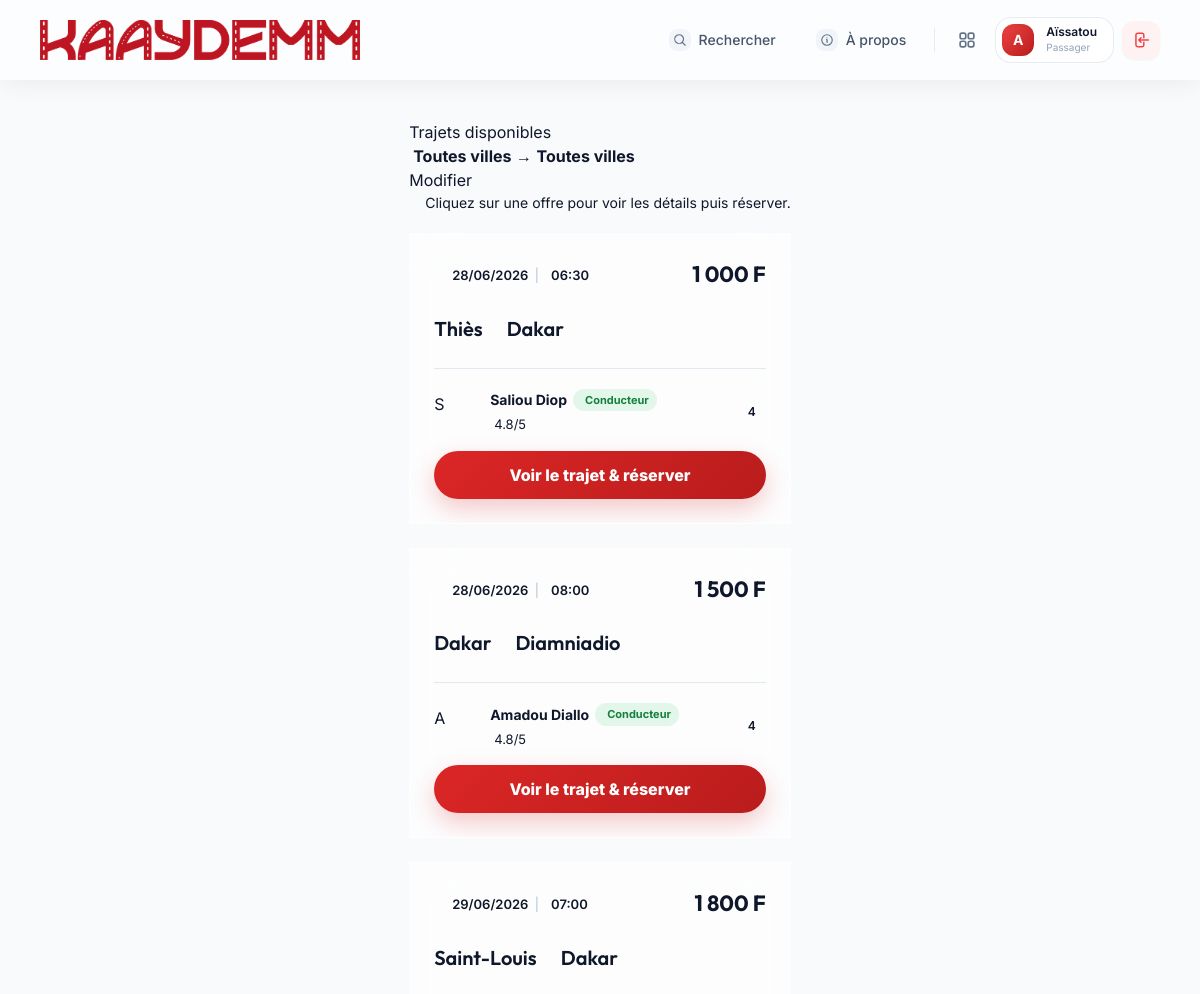
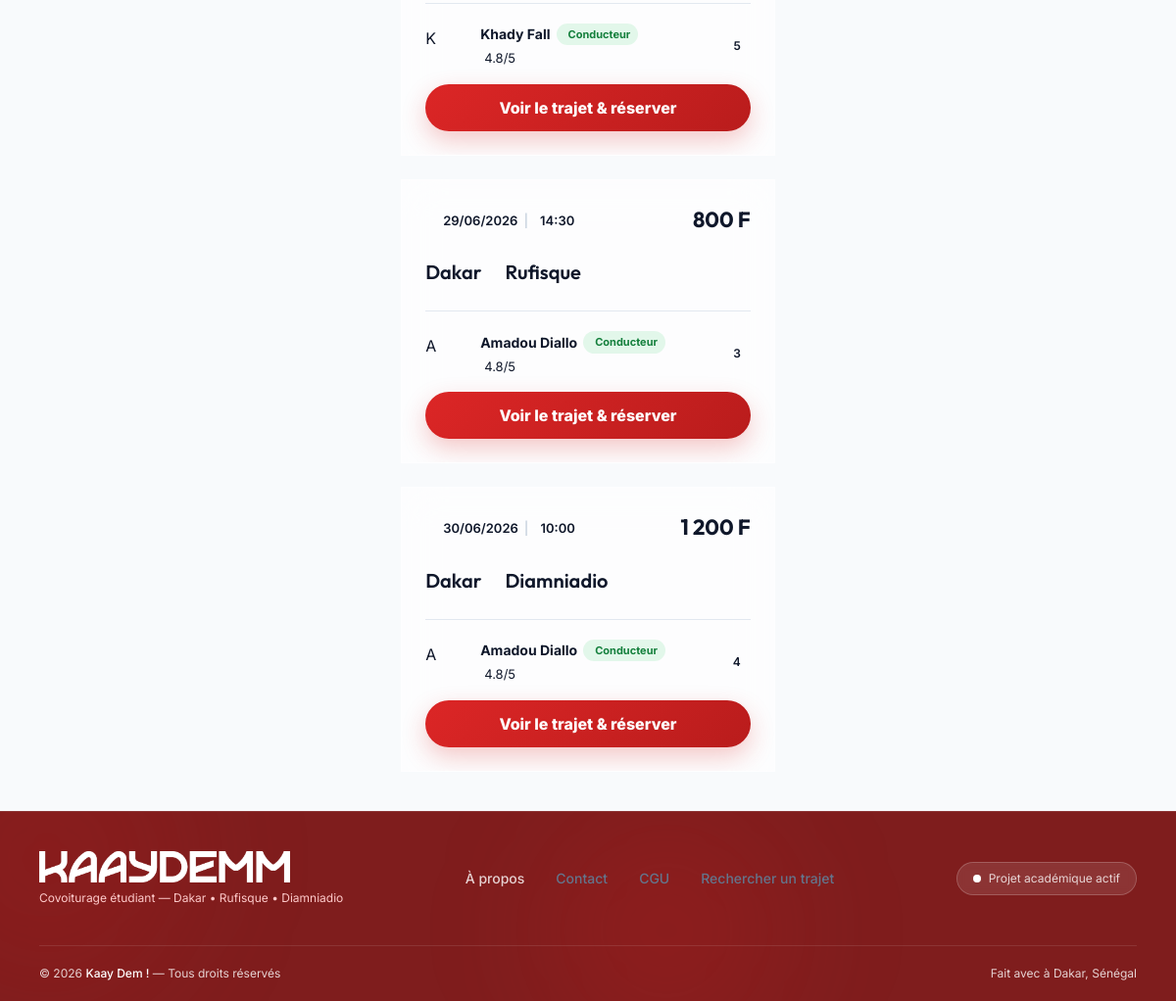
Page /public/trajets/resultats (signed in) on the committed database (2 pictures, top to bottom).
### tables this page shows
CREATE TABLE trajets (
    id INT AUTO_INCREMENT PRIMARY KEY,
    conducteur_id INT NOT NULL,
    vehicule_id INT NOT NULL,
    ville_depart VARCHAR(100) NOT NULL,
    point_depart VARCHAR(150) NULL,
    ville_arrivee VARCHAR(100) NOT NULL,
    point_arrivee VARCHAR(150) NULL,
    date_trajet DATE NOT NULL,
    heure_depart TIME NOT NULL,
    prix_par_place DECIMAL(10, 2) NOT NULL,
    places_disponibles INT NOT NULL,
    places_totales INT NOT NULL,
    description TEXT NULL,
    climatisation BOOLEAN DEFAULT FALSE,
    musique BOOLEAN DEFAULT TRUE,
    fumeur BOOLEAN DEFAULT FALSE,
    statut ENUM('planifie', 'en_cours', 'termine', 'annule') DEFAULT 'planifie',
    date_creation DATETIME DEFAULT CURRENT_TIMESTAMP,
    FOREIGN KEY (conducteur_id) REFERENCES utilisateurs(id) ON DELETE CASCADE,
    FOREIGN KEY (vehicule_id) REFERENCES vehicules(id) ON DELETE RESTRICT
);

CREATE TABLE utilisateurs (
    id INT AUTO_INCREMENT PRIMARY KEY,
    nom VARCHAR(100) NOT NULL,
    prenom VARCHAR(100) NOT NULL,
    email VARCHAR(150) NOT NULL UNIQUE,
    telephone VARCHAR(20) NOT NULL,
    mot_de_passe VARCHAR(255) NOT NULL,
    photo_profil VARCHAR(255) DEFAULT 'default-avatar.png',
    role ENUM('passager', 'conducteur', 'admin') DEFAULT 'passager',
    est_conducteur_valide BOOLEAN DEFAULT FALSE,
    date_inscription DATETIME DEFAULT CURRENT_TIMESTAMP,
    statut ENUM('actif', 'suspendu') DEFAULT 'actif'
);

### app/controllers/TrajetController.php (called while the page is built, shortened)
<?php
class TrajetController extends Controller {
    private $trajetModel;
    public function __construct() {
        $this->trajetModel = $this->model('Trajet');
    }
    public function searchResults() {
        $depart = isset($_GET['depart']) ? trim($_GET['depart']) : '';
        $arrivee = isset($_GET['arrivee']) ? trim($_GET['arrivee']) : '';
        $date = isset($_GET['date']) ? trim($_GET['date']) : '';
        $prix_min = isset($_GET['prix_min']) ? trim($_GET['prix_min']) : '';
        $prix_max = isset($_GET['prix_max']) ? trim($_GET['prix_max']) : '';
        $places_min = isset($_GET['places_min']) ? trim($_GET['places_min']) : '';
        $places_max = isset($_GET['places_max']) ? trim($_GET['places_max']) : '';
        $page = isset($_GET['page']) ? (int)$_GET['page'] : 1;
        $result = $this->trajetModel->search($depart, $arrivee, $date, $prix_min, $prix_max, $places_min, $places_max, $page, 8);
        $data = [
            'titre' => 'Résultats de recherche',
            'depart' => $depart,
            'arrivee' => $arrivee,
            'date' => $date,
            'prix_min' => $prix_min,
            'prix_max' => $prix_max,
            'places_min' => $places_min,
            'places_max' => $places_max,
            'trajets' => $result['trajets'],
            'pagination' => $result['pagination']
        ];
        $this->render('trajets/resultats', $data);
    }
}

### public/index.php (called while the page is built, shortened)
<?php
require_once '../app/core/Database.php';
require_once '../app/core/Router.php';
$router = new Router();
$router->get('/', 'HomeController', 'index');
$router->get('/a-propos', 'HomeController', 'about');
$router->get('/contact', 'HomeController', 'contact');
$router->get('/auth/connexion', 'AuthController', 'loginForm');
$router->post('/auth/connexion', 'AuthController', 'login');
$router->get('/auth/inscription', 'AuthController', 'registerForm');
$router->post('/auth/inscription', 'AuthController', 'register');
$router->get('/auth/deconnexion', 'AuthController', 'logout');
$router->get('/trajets/recherche', 'TrajetController', 'searchForm');
$router->get('/trajets/resultats', 'TrajetController', 'searchResults');
$router->get('/trajets/detail/{id}', 'TrajetController', 'detail');
$router->get('/passager/dashboard', 'PassagerController', 'dashboard');
$router->get('/passager/reservations', 'PassagerController', 'reservations');
$router->get('/passager/reservation/{id}', 'PassagerController', 'reservation');
$router->get('/passager/reserver/{trajet_id}', 'PassagerController', 'reserverTrajet');
$router->post('/passager/reserver/{trajet_id}', 'PassagerController', 'reserverTrajet');
$router->get('/conducteur/dashboard', 'ConducteurController', 'dashboard');
$router->get('/conducteur/trajets', 'ConducteurController', 'mesTrajets');
$router->get('/conducteur/trajets/nouveau', 'ConducteurController', 'nouveauTrajetForm');
$router->post('/conducteur/trajets/nouveau', 'ConducteurController', 'creerTrajet');
$router->get('/conducteur/vehicule/nouveau', 'ConducteurController', 'nouveauVehiculeForm');
$router->post('/conducteur/vehicule/nouveau', 'ConducteurController', 'creerVehicule');
$router->post('/conducteur/trajet/{trajet_id}/annuler', 'ConducteurController', 'annulerTrajet');
$router->get('/conducteur/reservations', 'ConducteurController', 'reservations');
$router->post('/conducteur/reservation/{reservation_id}/accept', 'ConducteurController', 'acceptReservation');
$router->post('/conducteur/reservation/{reservation_id}/reject', 'ConducteurController', 'rejectReservation');
$router->get('/profil', 'ProfilController', 'index');
$router->get('/admin/dashboard', 'AdminController', 'dashboard');
$router->get('/admin/trajets', 'AdminController', 'trajets');
$router->post('/admin/validerConducteur/{id}', 'AdminController', 'validerConducteur');
$router->post('/admin/refuserConducteur/{id}', 'AdminController', 'refuserConducteur');
$router->get('/passager/devenirConducteur', 'PassagerController', 'devenirConducteurForm');
$router->post('/passager/devenirConducteur', 'PassagerController', 'devenirConducteur');
$uri = $_SERVER['REQUEST_URI'];
$method = $_SERVER['REQUEST_METHOD'];
$router->dispatch($uri, $method);

### app/models/Trajet.php (called while the page is built, shortened)
<?php
class Trajet {
    private $db;
    public function __construct() {
        $this->db = new Database();
    }
    public function search($depart, $arrivee, $date, $prix_min = null, $prix_max = null, $places_min = null, $places_max = null, $page = 1, $limit = 10) {
        $whereSql = "FROM trajets t
                JOIN utilisateurs u ON t.conducteur_id = u.id
                JOIN vehicules v ON t.vehicule_id = v.id
                WHERE t.statut = 'planifie' AND t.places_disponibles > 0";
        $page = max(1, (int)$page);
        $limit = max(1, min(50, (int)$limit));
        $offset = ($page - 1) * $limit;
        $resultSql = "SELECT t.*, u.nom as conducteur_nom, u.prenom as conducteur_prenom, u.photo_profil, v.marque, v.modele " . $whereSql . " ORDER BY t.date_trajet ASC, t.heure_depart ASC";
        $this->db->query($resultSql);
        $trajets = $this->db->resultSet();
        $normalizedDepart = $this->normalizeText($depart);
        $normalizedArrivee = $this->normalizeText($arrivee);
        $filteredTrajets = array_values(array_filter($trajets, function($trajet) use ($normalizedDepart, $normalizedArrivee) {
            if($normalizedDepart !== '' && !$this->matchesCity($trajet->ville_depart, $normalizedDepart)) {
                return false;
            }
            if($normalizedArrivee !== '' && !$this->matchesCity($trajet->ville_arrivee, $normalizedArrivee)) {
                return false;
            }
            return true;
        }));
        $total = count($filteredTrajets);
        $paginatedTrajets = array_slice($filteredTrajets, $offset, $limit);
        return [
            'trajets' => $paginatedTrajets,
            'pagination' => [
                'currentPage' => $page,
                'perPage' => $limit,
                'total' => $total,
                'totalPages' => (int)ceil($total / $limit)
            ]
        ];
    }
    private function normalizeText($value) {
        $value = mb_strtolower((string)$value, 'UTF-8');
        $value = str_replace(['-', '_', ' '], '', $value);
        $value = iconv('UTF-8', 'ASCII//TRANSLIT', $value) ?: $value;
        $value = preg_replace('/[^a-z0-9]/', '', $value);
        return $value;
    }
}

### app/core/Database.php (called while the page is built, shortened)
<?php
class Database {
    private $host = DB_HOST;
    private $user = DB_USER;
    private $pass = DB_PASS;
    private $dbname = DB_NAME;
    private $dbh;
    private $stmt;
    public function __construct() {
        $dsn = 'mysql:host=' . $this->host . ';dbname=' . $this->dbname . ';charset=utf8mb4';
        $options = array(
            PDO::ATTR_PERSISTENT => true,
            PDO::ATTR_ERRMODE => PDO::ERRMODE_EXCEPTION,
            PDO::ATTR_DEFAULT_FETCH_MODE => PDO::FETCH_OBJ
        );
        try {
            $this->dbh = new PDO($dsn, $this->user, $this->pass, $options);
        } catch(PDOException $e) {
            $this->error = $e->getMessage();
            echo "Erreur de connexion : " . $this->error;
            exit;
        }
    }
    public function query($sql) {
        $this->stmt = $this->dbh->prepare($sql);
    }
    public function execute() {
        return $this->stmt->execute();
    }
    public function resultSet() {
        $this->execute();
        return $this->stmt->fetchAll();
    }
}

### app/views/trajets/resultats.php (the view, shortened to what this page needs)
<div style="max-width: 1100px; margin: 40px auto; padding: 0 20px;">
    <div class="page-header">
        <div class="page-title-group">
            <div>
                <h1>Trajets disponibles</h1>
                <p>
                    <strong><?= htmlspecialchars($depart ?: 'Toutes villes') ?></strong> →
                    <strong><?= htmlspecialchars($arrivee ?: 'Toutes villes') ?></strong>
                </p>
            </div>
        </div>
        <a href="<?= BASE_URL ?>trajets/recherche" class="btn btn-outline">
            <i data-lucide="edit-3"></i> Modifier
        </a>
    </div>
    <?php if(empty($trajets)): ?>
        <div class="glass-panel" style="text-align: center; padding: 60px 20px;">
            <div style="width: 80px; height: 80px; background: var(--kd-danger-light); color: var(--kd-danger); border-radius: 24px; display: flex; align-items: center; justify-content: center; margin: 0 auto 24px; transform: rotate(10deg);">
                <i data-lucide="frown" width="40" height="40"></i>
            </div>
            <h3 style="font-size: 24px; margin-bottom: 8px;">Aucun trajet trouvé</h3>
            <p style="color: var(--text-muted); margin-bottom: 24px;">Désolé, nous n'avons trouvé aucun trajet correspondant à vos critères pour le moment.</p>
            <a href="<?= BASE_URL ?>trajets/recherche" class="btn btn-primary">
                <i data-lucide="search"></i> Nouvelle recherche
            </a>
        </div>
    <?php else: ?>
        <div style="margin-bottom: 20px; color: var(--text-muted); font-size: 14px; display: flex; flex-wrap: wrap; gap: 16px; align-items: center;">
            Cliquez sur une offre pour voir les détails puis réserver.
        </div>
        <div style="display: grid; grid-template-columns: repeat(auto-fill, minmax(320px, 1fr)); gap: 24px;">
            <?php foreach($trajets as $trajet): ?>
                <div class="glass-panel" style="padding: 24px; display: flex; flex-direction: column; cursor: pointer; position: relative; overflow: hidden;" onclick="window.location='<?= BASE_URL ?>trajets/detail/<?= $trajet->id ?>'">
                    <div style="display: flex; justify-content: space-between; align-items: flex-start; margin-bottom: 20px;">
                        <div style="background: var(--kd-bg); padding: 8px 12px; border-radius: 8px; font-weight: 600; font-size: 13px; color: var(--text-main); display: flex; align-items: center; gap: 6px;">
                            <i data-lucide="calendar" width="14" height="14" style="color:var(--text-muted);"></i> <?= date('d/m/Y', strtotime($trajet->date_trajet)) ?>
                            <span style="color:#CBD5E1;">|</span>
                            <i data-lucide="clock" width="14" height="14" style="color:var(--text-muted);"></i> <?= substr($trajet->heure_depart, 0, 5) ?>
                        </div>
                        <div style="font-family: 'Outfit'; font-weight: 700; font-size: 22px; color: var(--kd-primary);">
                            <?= number_format($trajet->prix_par_place, 0, ',', ' ') ?> F
                        </div>
                    </div>
                    <div style="font-family: 'Outfit'; font-weight: 600; font-size: 20px; margin-bottom: 24px; display: flex; align-items: center; gap: 12px;">
                        <?= htmlspecialchars($trajet->ville_depart) ?>
                        <?= htmlspecialchars($trajet->ville_arrivee) ?>
                    </div>
                    <div style="display: flex; align-items: center; gap: 16px; margin-top: auto; padding-top: 20px; border-top: 1px solid #E2E8F0;">
                        <div class="user-avatar" style="width:40px; height:40px; font-size: 16px;">
                            <?= substr($trajet->conducteur_prenom, 0, 1) ?>
                        </div>
                        <div style="flex: 1;">
                            <div style="font-weight: 700; font-size: 14px; color: var(--text-main); display:flex; align-items:center; gap:6px; flex-wrap:wrap;">
                                <?= htmlspecialchars($trajet->conducteur_prenom . ' ' . $trajet->conducteur_nom) ?>
                                <span style="display:inline-flex; align-items:center; gap:4px; font-size: 11px; font-weight: 700; padding: 3px 8px; border-radius: 999px; background: rgba(34,197,94,0.12); color: #15803d;">
                                    <i data-lucide="shield-check" width="12" height="12"></i> Conducteur
                                </span>
                            </div>
                            <div style="font-size: 13px; color: var(--text-muted); display:flex; align-items:center; gap:4px; margin-top: 4px;">
                                <i data-lucide="star" width="12" height="12" style="color:var(--kd-accent-dark); fill:var(--kd-accent-dark);"></i> 4.8/5
                            </div>
                        </div>
                        <div style="background: var(--kd-primary-light); color: var(--kd-primary); font-size: 12px; font-weight: 600; padding: 4px 10px; border-radius: 50px; display:flex; align-items:center; gap:4px;">
                            <i data-lucide="users" width="14" height="14"></i> <?= $trajet->places_disponibles ?>
                        </div>
                    </div>
                    <button type="button"
                        style="margin-top: 16px; width: 100%; border: 0; border-radius: 999px; background: linear-gradient(135deg, #dc2626, #b91c1c); color: white; padding: 12px 14px; font-weight: 800; cursor: pointer; box-shadow: 0 10px 24px rgba(220, 38, 38, 0.25);"
                        onclick="event.stopPropagation(); window.location='<?= BASE_URL ?>trajets/detail/<?= $trajet->id ?>'">
                        Voir le trajet & réserver
                    </button>
                </div>
            <?php endforeach; ?>
        </div>
    <?php endif; ?>
</div>

### app/core/Router.php (shortened to what this page needs)
<?php
class Router {
    protected $routes = [];
    public function add($method, $uri, $controller, $action) {
        $uriPattern = preg_replace('/\{([a-zA-Z0-9_]+)\}/', '(?P<\1>[a-zA-Z0-9_-]+)', $uri);
        $uriPattern = '#^' . $uriPattern . '$#';
        $this->routes[] = [
            'method' => strtoupper($method),
            'uri' => $uri,
            'pattern' => $uriPattern,
            'controller' => $controller,
            'action' => $action
        ];
    }
    public function dispatch($uri, $method) {
        if (!empty($_GET['url'])) {
            $uri = '/' . trim($_GET['url'], '/');
        } else {
            $uri = parse_url($uri, PHP_URL_PATH);
        }
        $uri = '/' . trim($uri, '/');
        $uri = $uri === '/' ? '/' : $uri;
        foreach ($this->routes as $route) {
            if ($route['method'] === $method && preg_match($route['pattern'], $uri, $matches)) {
                $action = $route['action'];
                $controller = new $controllerClass();
                $params = [];
                call_user_func_array([$controller, $action], $params);
                return;
            }
        }
    }
}

### rows in the picture
trajets: date_trajet "28/06/2026", heure_depart "06:30", prix_par_place "1 000", ville_depart "Thiès", ville_arrivee "Dakar", conducteur.prenom "S", conducteur.nom "Saliou Diop", places_disponibles "4"
trajets: date_trajet "28/06/2026", heure_depart "08:00", prix_par_place "1 500", ville_depart "Dakar", ville_arrivee "Diamniadio", conducteur.prenom "A", conducteur.nom "Amadou Diallo", places_disponibles "4", $trajet->id 1 (drawn)
trajets: date_trajet "29/06/2026", heure_depart "07:00", prix_par_place "1 800", ville_depart "Saint-Louis", ville_arrivee "Dakar", conducteur.prenom "K", conducteur.nom "Khady Fall", places_disponibles "5"
trajets: date_trajet "29/06/2026", heure_depart "14:30", prix_par_place "800", ville_depart "Dakar", ville_arrivee "Rufisque", conducteur.prenom "A", conducteur.nom "Amadou Diallo", places_disponibles "3"
trajets: date_trajet "30/06/2026", heure_depart "10:00", prix_par_place "1 200", ville_depart "Dakar", ville_arrivee "Diamniadio", conducteur.prenom "A", conducteur.nom "Amadou Diallo", places_disponibles "4"
